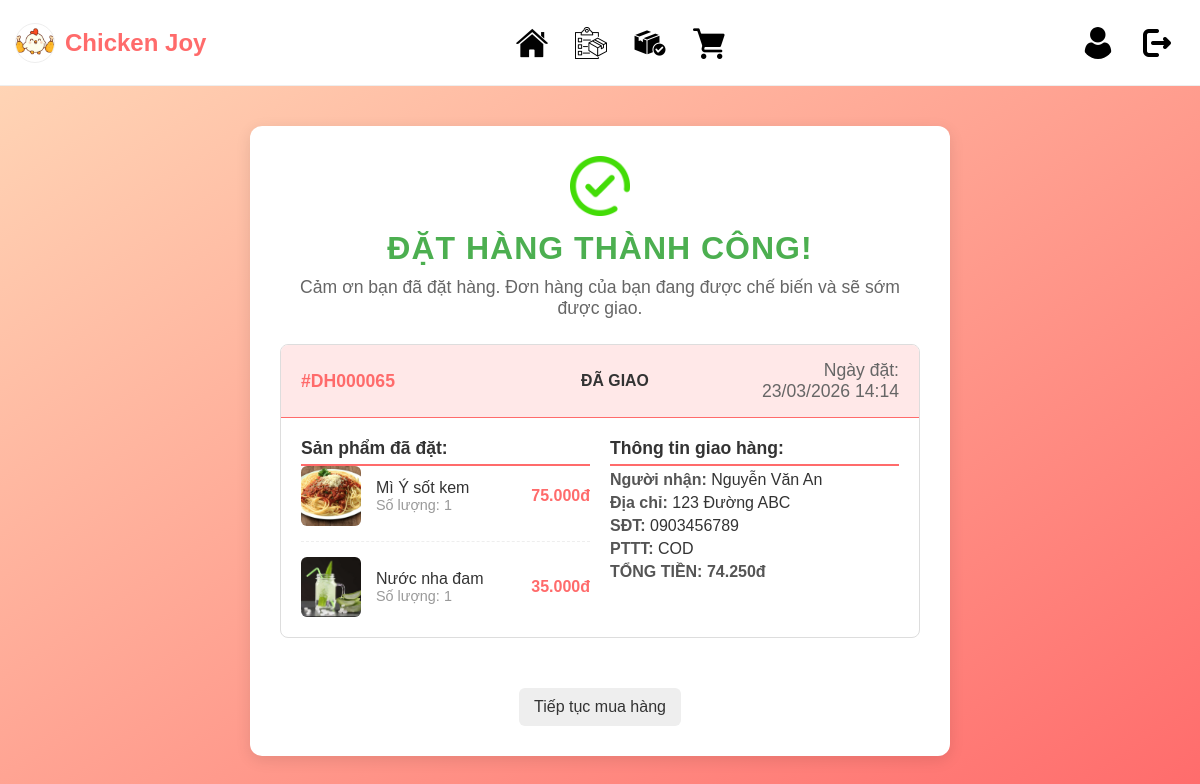
The page /pages/Dadathang.php?order_id=65 (signed in) on the database its author committed.
### tables this page shows
CREATE TABLE `orders` (
  `id` INT PRIMARY KEY AUTO_INCREMENT,
  `user_id` INT NOT NULL,
  `receiver_name` VARCHAR(255) NOT NULL, 
  `total_price` DECIMAL(15, 2) NOT NULL,
  `discount_amount` DECIMAL(15, 2) DEFAULT 0.00,
  `promo_code` VARCHAR(50) DEFAULT NULL,
  `order_date` DATETIME DEFAULT CURRENT_TIMESTAMP,
  `status` ENUM('pending','confirmed','delivered','cancelled') DEFAULT 'pending',
  `payment_method` ENUM('cod', 'banking', 'online') DEFAULT 'cod',
  `address` TEXT NOT NULL,                
  `ward` VARCHAR(255) DEFAULT NULL,
  `phone` VARCHAR(20) NOT NULL,           
  `order_note` TEXT,                      
  FOREIGN KEY (`user_id`) REFERENCES `users`(`id`),
  FOREIGN KEY (`promo_code`) REFERENCES `promotions`(`code`) ON UPDATE CASCADE ON DELETE SET NULL  
);

CREATE TABLE `order_details` (
  `id` INT PRIMARY KEY AUTO_INCREMENT,
  `order_id` INT NOT NULL,
  `product_id` INT NOT NULL,
  `quantity` INT NOT NULL,
  `price_at_purchase` DECIMAL(15, 2) NOT NULL,
  FOREIGN KEY (`order_id`) REFERENCES `orders`(`id`) ON DELETE CASCADE,  
  FOREIGN KEY (`product_id`) REFERENCES `products`(`id`)
);

CREATE TABLE `products` (
  `id` int(11) NOT NULL AUTO_INCREMENT,
  `product_code` varchar(20) UNIQUE DEFAULT NULL,  
  `category_id` int(11) DEFAULT 1,                 
  `product_name` varchar(255) NOT NULL,            
  `description` text DEFAULT NULL,                 
  `unit` varchar(50) NOT NULL DEFAULT 'Phần',      
  `import_price` decimal(15, 2) DEFAULT 0.00,      
  `profit_rate` decimal(5, 2) DEFAULT 0.20,        
  `price` decimal(15, 2) NOT NULL,                 
  `stock` int(11) DEFAULT 0,                       
  `calories` int(11) DEFAULT 0,                    
  `protein` int(11) DEFAULT 0,                     
  `carbs` int(11) DEFAULT 0,                       
  `fat` int(11) DEFAULT 0,                         
  `image` varchar(255) DEFAULT 'default.jpg',      
  `is_new` tinyint(1) DEFAULT 0,                   
  `status` ENUM('active', 'hidden') DEFAULT 'active',
  `created_at` timestamp NOT NULL DEFAULT current_timestamp(),
  PRIMARY KEY (`id`),
  FOREIGN KEY (`category_id`) REFERENCES `categories`(`id`) ON DELETE RESTRICT
);

### pages/Dadathang.php (the view, shortened to what this page needs)
<?php
require_once '../config/database.php';
$order_id = intval($_GET['order_id']);
$user_id = $_SESSION['user_id'];
$order_query = mysqli_query($conn, "SELECT * FROM orders WHERE id = $order_id AND user_id = $user_id");
$order = mysqli_fetch_assoc($order_query);
$details_query = mysqli_query($conn, "SELECT od.*, p.product_name, p.image
                                     FROM order_details od
                                     JOIN products p ON od.product_id = p.id
                                     WHERE od.order_id = $order_id");
?>
<!DOCTYPE html>
<html lang="vi">
<head>
    <link rel="stylesheet" href="../css/Dadathang.css">
</head>
<body>
   <?php include '../includes/header.php'; ?>
    <div class="container">
        <div class="success-container">
            <img src="../images/accept.png" alt="Thành công" class="success-icon">
            <div class="success-message">
                <h2>ĐẶT HÀNG THÀNH CÔNG!</h2>
                <p>Cảm ơn bạn đã đặt hàng. Đơn hàng của bạn đang được chế biến và sẽ sớm được giao.</p>
            </div>
            <div class="order-card status-<?php echo $order['status']; ?>">
                <div class="order-header">
                    <span class="order-id">#DH<?php echo str_pad($order['id'], 6, '0', STR_PAD_LEFT); ?></span>
                    <span class="status-tag <?php echo $order['status']; ?>">
                        <?php
                            $status_map = [
                                'pending' => 'Chờ duyệt',
                                'processing' => 'Đang xử lý',
                                'shipped' => 'Đang giao',
                                'delivered' => 'Đã giao',
                                'cancelled' => 'Đã hủy'
                            ];
                            echo $status_map[$order['status']] ?? 'Đang xử lý';
                        ?>
                    </span>
                    <span class="order-date">Ngày đặt: <?php echo date('d/m/Y H:i', strtotime($order['order_date'])); ?></span>
                </div>
                <div class="order-body">
                    <div class="products-info">
                        <h3>Sản phẩm đã đặt:</h3>
                        <?php while($item = mysqli_fetch_assoc($details_query)): ?>
                        <div class="product-item">
                            <img src="../images/<?php echo $item['image']; ?>" alt="<?php echo htmlspecialchars($item['product_name']); ?>">
                            <div class="product-details">
                                <p><?php echo htmlspecialchars($item['product_name']); ?></p>
                                <p class="quantity">Số lượng: <?php echo $item['quantity']; ?></p>
                            </div>
                            <span class="product-price"><?php echo number_format($item['price_at_purchase'] * $item['quantity'], 0, ',', '.'); ?>đ</span>
                        </div>
                        <?php endwhile; ?>
                    </div>
                    <div class="shipping-info">
                        <h3>Thông tin giao hàng:</h3>
                        <p><strong>Người nhận:</strong> <?php echo htmlspecialchars($order['receiver_name']); ?></p>
                        <p><strong>Địa chỉ:</strong> <?php echo htmlspecialchars($order['address']); ?></p>
                        <p><strong>SĐT:</strong> <?php echo htmlspecialchars($order['phone']); ?></p>
                        <p><strong>PTTT:</strong> <?php echo strtoupper($order['payment_method']); ?></p>
                        <p class="total-highlight"><strong>TỔNG TIỀN: <span><?php echo number_format($order['total_price'], 0, ',', '.'); ?>đ</span></strong></p>
                    </div>
                </div>
            </div>
            <div class="action-buttons">
                <a href="../pages/Thucdon.php" class="back-home-link">Tiếp tục mua hàng</a>
                </div>
        </div>
    </div>
</body>
</html>

### css/Dadathang.css (style rules this page uses)
* { box-sizing: border-box; margin: 0; padding: 0; }
:root { --primary-color: #FF6B6B; --text-color: #333; --light-text-color: #999; }
body { margin: 0; padding: 0; background: linear-gradient(to right bottom, #FFDAB9, #FF6B6B); color: var(--text-color); min-height: 100vh; font-family: Arial, sans-serif; }
.container { padding: 20px; display: flex; justify-content: center; align-items: flex-start; }
.success-container { width: 100%; max-width: 700px; background: #fff; padding: 30px; border-radius: 12px; box-shadow: 0 4px 15px rgba(0, 0, 0, 0.1); text-align: center; margin-top: 20px; }
.success-icon { width: 60px; height: 60px; object-fit: contain; margin-bottom: 10px; }
.success-message h2 { color: #4CAF50; font-size: 2em; margin-bottom: 10px; letter-spacing: 1px; }
.success-message p { font-size: 1.1em; color: #666; margin-bottom: 25px; }
.order-card { border: 1px solid #ddd; border-radius: 8px; margin-bottom: 25px; overflow: hidden; text-align: left; transition: box-shadow 0.3s; }
.order-header { background-color: #ffe8e8; padding: 15px 20px; display: flex; justify-content: space-between; align-items: center; font-size: 1.1em; border-bottom: 1px solid var(--primary-color); flex-wrap: wrap; }
.order-id { font-weight: bold; color: var(--primary-color); flex-basis: 30%; }
.status-tag { padding: 5px 10px; border-radius: 50px; font-size: 0.9em; font-weight: bold; text-transform: uppercase; flex-basis: 15%; text-align: center; }
.order-date, .order-total { color: #666; flex-basis: 25%; text-align: right; }
.order-body { display: flex; padding: 20px; gap: 20px; flex-wrap: wrap; }
.products-info, .shipping-info { flex: 1; min-width: 280px; }
.products-info h3, .shipping-info h3 { border-bottom: 2px solid var(--primary-color); padding-bottom: 5px; margin-top: 0; color: var(--text-color); font-size: 1.1em; }
.product-item { display: flex; align-items: center; margin-bottom: 15px; padding-bottom: 15px; border-bottom: 1px dashed #eee; }
.product-item:last-child { border-bottom: none; margin-bottom: 0; padding-bottom: 0; }
.product-item img { width: 60px; height: 60px; object-fit: cover; border-radius: 6px; margin-right: 15px; }
.product-details { flex-grow: 1; }
.product-details p { margin: 0; font-weight: 500; }
.product-details .quantity { font-size: 0.9em; color: #999; }
.product-price { font-weight: bold; color: var(--primary-color); }
.shipping-info p { margin: 5px 0; font-size: 1em; }
.shipping-info p strong { color: #555; }
.back-home-link { display: inline-block; margin-top: 25px; padding: 10px 15px; text-decoration: none; color: var(--text-color); background-color: #eee; border-radius: 6px; transition: background-color 0.3s, color 0.3s; font-weight: 500; }

### rows shown on the page
orders: id "000065", status "ĐÃ GIAO", order_date "23/03/2026 14:14", receiver_name "Nguyễn Văn An", address "123 Đường ABC", phone "0903456789", payment_method "COD", total_price "74.250"
order_details: product.image (picture), product.product_name "Mì Ý sốt kem", quantity "1", $item['price_at_purchase'] * $item['quantity'] "75.000"
order_details: product.image (picture), product.product_name "Nước nha đam", quantity "1", $item['price_at_purchase'] * $item['quantity'] "35.000"
